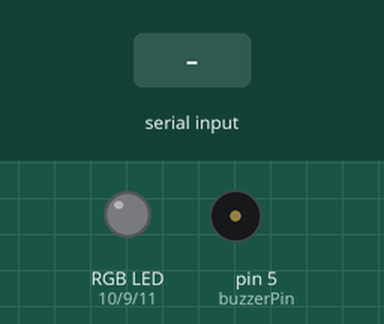
Simulated run of this sketch. Board: Arduino Uno, built with avr-gcc and run on an emulated ATmega328P. Shown: an RGB LED mixed from three pins (HIGH = lit), buzzer (waves = sounding). Inputs (shaded band) come from the test bench. Dim RGB values are drawn brighter than linear; random numbers use the default seed unless the sketch sets one; what the sketch prints to the serial monitor is not drawn.

Above: at 1.2 s.
1.3 s: "1" received over Serial
At 1.7 s:
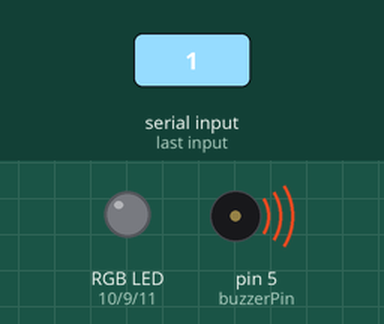
At 4.8 s:
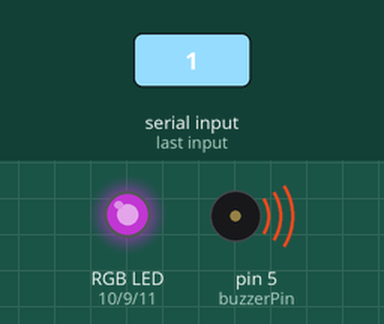
7.3 s: "2" received over Serial
At 20.7 s:
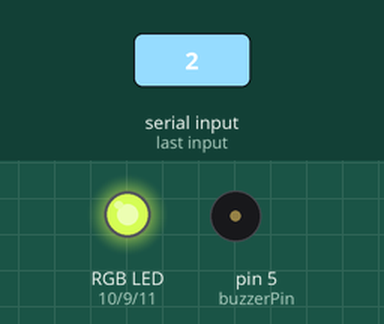
Timing chart, 0 to 22.2 s (numbered marks = the images above; inputs shaded):
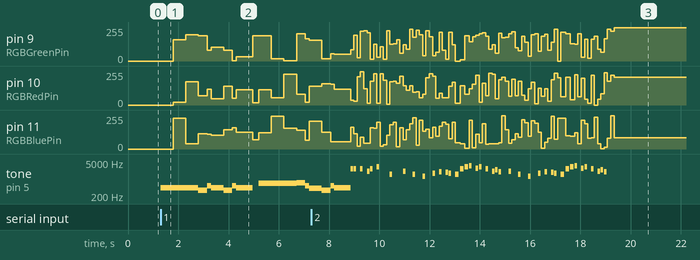

Measured:
- after the input at 1.3 s, pin 9 (RGBGreenPin): 0/255 → 158/255 after 0.50 s, → 197/255 0.50 s later, → 188/255 0.50 s later, → 80/255 0.35 s later, … (15 changes in this stretch); pin 10 (RGBRedPin): 0/255 → 19/255 after 0.50 s, → 175/255 0.50 s later, → 68/255 0.50 s later, → 120/255 0.35 s later, … (15 changes in this stretch)

The sketch:

challenge_4.ino
```cpp
//Name: Alex Dorodko
//Date: 08/NOV/2020
//Purpose: This program stores three songs, and plays the one you wish.

int buzzerPin = 5 ; //The buzzerPin is connected to pin 5 of the Arduino.
int button1Pin = 3; //The SW1 button is connect to pin 2 of the Arduino.
int RGBBluePin = 11; //
int RGBRedPin = 10;
int RGBGreenPin = 9;

//The notes for the Starwars theme was found on this website, the code however, is my own. https://gist.github.com/nicksort/4736535
int starWarsFreq[] = {440, 440, 440, 349, 523, 440, 349, 523, 440, 0 , 659, 659, 659, 698, 523, 415, 349, 523, 440};
int starWarsDelays[] = {500, 500, 500, 350, 150, 500, 350, 150, 650, 250, 500, 500, 500, 350, 150, 500, 350, 150, 650};

//The notes for the mario bros theme was found on this website https://www.instructables.com/Arduino-Mario-Bros-Theme-Song/
int marioBrothersFreq[] = {2637, 2637, 0, 2637, 0, 2093, 2637, 0, 3136, 0, 0,  0, 1568, 0, 0, 0,2093, 0, 0, 1568,0, 0, 1319, 0,0, 1760, 0, 1976,0, 1865, 1760, 0,1568, 2637, 3136, 3520, 0, 2794, 3136, 0, 2637, 0, 2093, 2349, 1976, 0, 0, 2093, 0, 0, 1568, 0, 0, 1319, 0, 0, 1760, 0, 1976, 0, 1865, 1760, 0, 1568, 2637, 3136, 3520, 0, 2794, 3136, 0, 2637, 0, 2093, 2349, 1976, 0, 0};
int marioBrothersDelays[] = {100, 100, 100, 100, 100, 100, 100, 100, 100, 100, 100, 100, 100, 100, 100, 100, 100, 100, 100, 100, 100, 100, 100, 100, 100, 100, 100, 100, 100, 100, 100, 100, 140, 140, 140, 100, 100, 100, 100, 100, 100, 100, 100, 100, 100, 100, 100, 100, 100, 100, 100, 100, 100, 100, 100, 100, 100, 100, 100, 100, 100, 100, 100, 140, 140, 140, 100, 100, 100, 100, 100, 100, 100, 100, 100, 100, 100, 100};


//The notes for the soviet union anthem was found on this website https://github.com/Aorda/USSR-Anthem-with-Arduino-Piezo-Buzzer/blob/master/sovietanthem.ino
int sovietAnthemFreq[] = {392, 523, 392, 440, 494, 330, 330, 440, 392, 349, 392, 262, 262, 294, 294, 330, 349, 349, 392, 440, 494, 523, 587};

int sovietAnthemDelays[] = {250, 500, 333, 125, 500, 250, 250, 500, 333, 125, 500, 250, 250, 500, 250, 250, 500, 250, 250, 500, 250, 250, 500};

void setup()
{
    pinMode(buzzerPin, OUTPUT); //Setup red LED pin as an output pin.
    pinMode(button1Pin, INPUT); //Setup button1 pin as an input pin.
    Serial.begin(9600); //Starts the output monitor.
    Serial.print("\nThere are three songs stored in the library. Choose which one you would like to play:\n1 - Star Wars Theme\n2 - Mario Bros Theme\n3 - USSR Anthem\n");
}

void loop()
{
    runMain();
}

//This is the main function which calls a function of a melody depending on the selection of the user.
void runMain()
{

    char choice = '0';

    if (Serial.available() > 0)
    {
        choice = Serial.read();
    }

    if (choice == '1')
    {
        starWars();
    }

    else if (choice == '2')
    {
        marioBros();
    }

    else if (choice == '3')
    {
        sovietAnthem();
    }
}


//Function to play star wars theme
void starWars()
{
    for (int i = 0; i < (sizeof(starWarsFreq) / sizeof(starWarsFreq[0])); i++)
    {
        tone(buzzerPin, starWarsFreq[i],starWarsDelays[i]);
		delay(starWarsDelays[i]);

        analogWrite(RGBBluePin, random(0, 255));
        analogWrite(RGBRedPin, random(0, 255));
        analogWrite(RGBGreenPin, random(0, 255));
    }
}

//Function to play mario bros
void marioBros()
{
    for (int i = 0; i < (sizeof(marioBrothersFreq) / sizeof(marioBrothersFreq[0])); i++)
    {
        tone(buzzerPin, marioBrothersFreq[i],marioBrothersDelays[i]);
		delay(marioBrothersDelays[i] * 1.3);

        analogWrite(RGBBluePin, random(0, 255));
        analogWrite(RGBRedPin, random(0, 255));
        analogWrite(RGBGreenPin, random(0, 255));
    }
}

//Function to play soviet anthem
void sovietAnthem()
{
    //Creating a for loop
    for (int i = 0; i < (sizeof(sovietAnthemFreq) / sizeof(sovietAnthemFreq[0])); i++)
    {
        tone(buzzerPin, sovietAnthemFreq[i],sovietAnthemDelays[i]);
		delay(sovietAnthemDelays[i]);
        analogWrite(RGBBluePin, random(0, 255));
        analogWrite(RGBRedPin, random(0, 255));
        analogWrite(RGBGreenPin, random(0, 255));
    }
}
```
